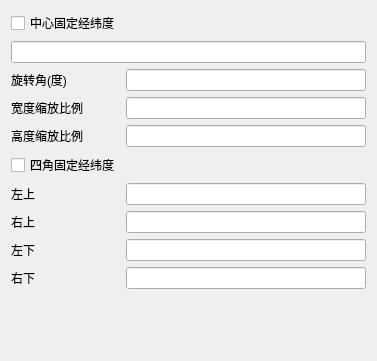
<?xml version="1.0" encoding="UTF-8"?>
<ui version="4.0">
 <class>QgsAnnotationWidgetBase</class>
 <widget class="QWidget" name="QgsAnnotationWidgetBase">
  <property name="geometry">
   <rect>
    <x>0</x>
    <y>0</y>
    <width>377</width>
    <height>361</height>
   </rect>
  </property>
  <property name="windowTitle">
   <string notr="true">Form</string>
  </property>
  <layout class="QGridLayout" name="gridLayout">
   <item row="1" column="0" colspan="2">
    <widget class="QLineEdit" name="mlineEditXY"/>
   </item>
   <item row="6" column="0">
    <widget class="QCheckBox" name="mCheckBoxFourAngle">
     <property name="text">
      <string>四角固定经纬度</string>
     </property>
    </widget>
   </item>
   <item row="4" column="0">
    <widget class="QLabel" name="label">
     <property name="text">
      <string>宽度缩放比例</string>
     </property>
    </widget>
   </item>
   <item row="0" column="0" colspan="2">
    <widget class="QCheckBox" name="mMapPositionFixedCheckBox">
     <property name="text">
      <string>中心固定经纬度</string>
     </property>
    </widget>
   </item>
   <item row="2" column="1">
    <widget class="QLineEdit" name="mLineEditAngle"/>
   </item>
   <item row="5" column="1">
    <widget class="QLineEdit" name="lmLineEditScaleY"/>
   </item>
   <item row="5" column="0">
    <widget class="QLabel" name="label_2">
     <property name="text">
      <string>高度缩放比例</string>
     </property>
    </widget>
   </item>
   <item row="11" column="1">
    <spacer name="verticalSpacer">
     <property name="orientation">
      <enum>Qt::Vertical</enum>
     </property>
     <property name="sizeHint" stdset="0">
      <size>
       <width>20</width>
       <height>40</height>
      </size>
     </property>
    </spacer>
   </item>
   <item row="2" column="0">
    <widget class="QLabel" name="mMapMarketlabel_5">
     <property name="text">
      <string>旋转角(度)</string>
     </property>
    </widget>
   </item>
   <item row="4" column="1">
    <widget class="QLineEdit" name="mLineEditScaleX"/>
   </item>
   <item row="7" column="1">
    <widget class="QLineEdit" name="mLineEditLeftTop"/>
   </item>
   <item row="8" column="1">
    <widget class="QLineEdit" name="mLineEditRightTop"/>
   </item>
   <item row="9" column="1">
    <widget class="QLineEdit" name="mLineEditLeftDown"/>
   </item>
   <item row="10" column="1">
    <widget class="QLineEdit" name="mLineEditRightDown"/>
   </item>
   <item row="7" column="0">
    <widget class="QLabel" name="label_3">
     <property name="text">
      <string>左上</string>
     </property>
    </widget>
   </item>
   <item row="8" column="0">
    <widget class="QLabel" name="label_4">
     <property name="text">
      <string>右上</string>
     </property>
    </widget>
   </item>
   <item row="9" column="0">
    <widget class="QLabel" name="label_5">
     <property name="text">
      <string>左下</string>
     </property>
    </widget>
   </item>
   <item row="10" column="0">
    <widget class="QLabel" name="label_6">
     <property name="text">
      <string>右下</string>
     </property>
    </widget>
   </item>
  </layout>
 </widget>
 <tabstops>
  <tabstop>mMapPositionFixedCheckBox</tabstop>
 </tabstops>
 <resources/>
 <connections/>
</ui>
